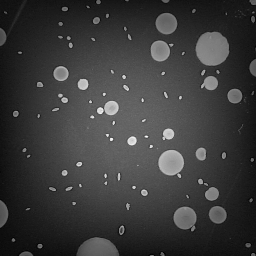
//> input picture shading_c.bmp, 256 x 256 px
$ ./main   (built with g++ and OpenCV 4)
//> lines starting //> are read from the running program, lines starting //| are printed output that depends on the picture; after the words box and inside, x2 and y2 are one past the last pixel; in counts of white or black regions, pixels touching at a corner belong together
#include <iostream>
#include <opencv2/opencv.hpp>

using namespace cv;
using namespace std;

int main(int, char**) {
    std::cout << "Exercise 3_1, OpenCV version: " << CV_VERSION << std::endl;

    Mat src = imread("../shading_c.bmp",IMREAD_GRAYSCALE);
//> src is the input picture: 256 rows x 256 cols, CV_8UC1; min 0, max 255, mean 58.7
    if(!src.data) {
        std::cout << "Could not open image!" << CV_VERSION << std::endl;
    }
    else {
        // Show the Original image
        imshow("Original image",src);
        moveWindow("Original image", 50, 100);

        Mat dst;
        threshold(src,dst,100,255,THRESH_BINARY);
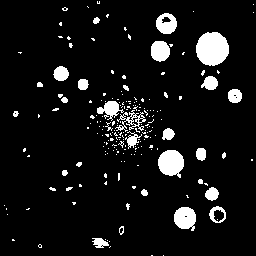
//> dst: 256 rows x 256 cols, CV_8UC1; 8.2% white; 204 white regions (175 under 20 px), largest, box (x1, y1, x2, y2) and area: (196, 32, 229, 66) 881, (158, 150, 184, 178) 546, (174, 207, 196, 231) 406
        // Show the Threshold image
        imshow("Threshold",dst);
        moveWindow("Threshold", 350, 100);

        threshold(src,dst,0,255,THRESH_BINARY | THRESH_OTSU);
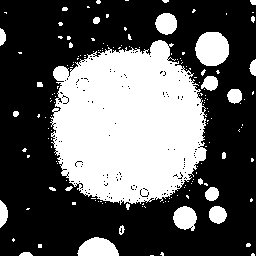
//> dst: 256 rows x 256 cols, CV_8UC1; 36.1% white; 154 white regions (129 under 20 px), largest, box (x1, y1, x2, y2) and area: (50, 40, 207, 205) 19362, (195, 32, 229, 66) 931, (77, 237, 119, 256) 597
        // Show the OTSU image
        imshow("OTSU",dst);
        moveWindow("OTSU", 650, 100);

        threshold(src,dst,0,255,THRESH_BINARY | THRESH_TRIANGLE);
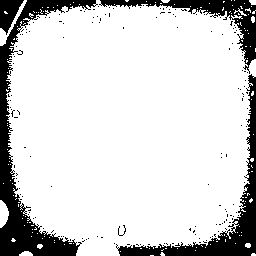
//> dst: 256 rows x 256 cols, CV_8UC1; 83% white; 160 black regions (155 under 20 px), largest, box (x1, y1, x2, y2) and area: (0, 0, 98, 256) 4961, (116, 74, 256, 256) 3341, (99, 0, 256, 74) 2044, (0, 0, 24, 35) 480, (118, 225, 126, 236) 25
        // Show the TRIANGLE image
        imshow("TRIANGLE",dst);
        moveWindow("TRIANGLE", 950, 100);

        adaptiveThreshold(src,dst,255,ADAPTIVE_THRESH_GAUSSIAN_C,THRESH_BINARY_INV,15,15);
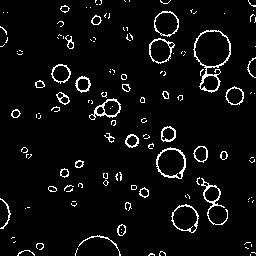
//> dst: 256 rows x 256 cols, CV_8UC1; 5% white in thin lines or dots
        // Show the Adaptive image
        imshow("Adaptive",dst);
        moveWindow("Adaptive", 1250, 100);
    }

    // Wait for a key press, then kill all windows
    cv::waitKey(0);
    cv::destroyAllWindows();

    std::cout << "Done!" << std::endl;

    return 0;
}
